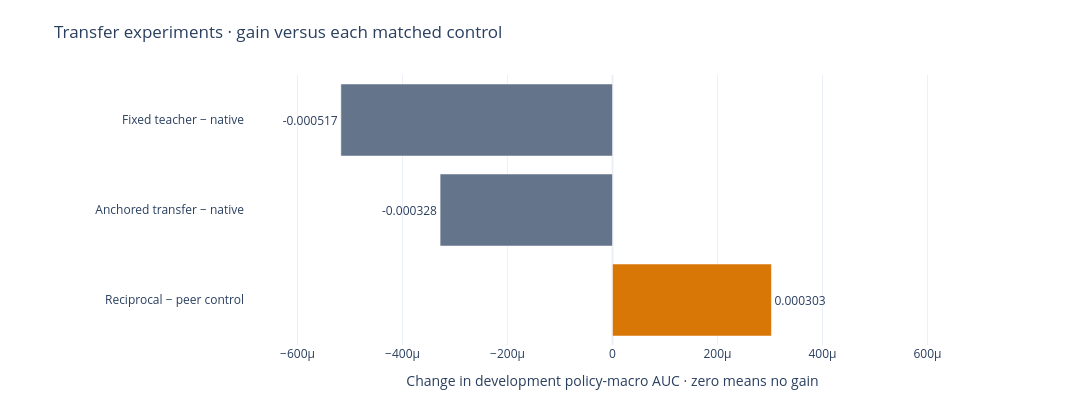

Notebook code for this chart:
### Markdown cell above
## 2. A newer model does not automatically replace the delivered system

The later research cohort contains **881 comments and two policies**. It has been repeatedly inspected and is not an untouched holdout. Its policy-macro AUC cannot be compared directly with the official scores above.

The five-backbone development incumbent remains separate from the scored 4B system. The chart below compares each transfer experiment with its **own matched native control**. Fixed-teacher and anchored transfer use the E48 native continuation; reciprocal learning uses its E31 peer control.

All three variants were **valid negatives** under their registered promotion gates. Reciprocal learning had a small positive point estimate, but its 95% interval crossed zero. The chart does not imply that all controls or uncertainty estimates are interchangeable.

### Code cell
show_chart("development", "Transfer experiments · gain versus each matched control",
           "Change in development policy-macro AUC · zero means no gain", (-0.0007, 0.0007),
           ["#64748b", "#64748b", "#d97706"])
print("Reciprocal-learning 95% interval:", summary["reciprocal_ci95"])
print("Fraction of positive bootstrap draws:", summary["reciprocal_positive_fraction"])
print("Decisions: fixed teacher, anchored transfer, reciprocal learning = valid negatives")

### Figure 1 — Plotly figure (JSON) as saved in the notebook; plotly's stock layout.template omitted (floating-point values rounded to 4 significant figures)
{"data": [{"cliponaxis": false, "marker": {"color": ["#64748b", "#64748b", "#d97706"]}, "orientation": "h", "text": ["-0.000517", "-0.000328", "0.000303"], "textposition": "outside", "type": "bar", "x": [-0.0005174, -0.0003284, 0.0003027], "y": ["Fixed teacher − native", "Anchored transfer − native", "Reciprocal − peer control"]}], "layout": {"height": 410, "margin": {"b": 65, "l": 245, "r": 100, "t": 75}, "showlegend": false, "title": {"text": "Transfer experiments · gain versus each matched control"}, "width": 1080, "xaxis": {"range": [-0.0007, 0.0007], "title": {"text": "Change in development policy-macro AUC · zero means no gain"}, "zeroline": true}, "yaxis": {"autorange": "reversed"}}}
